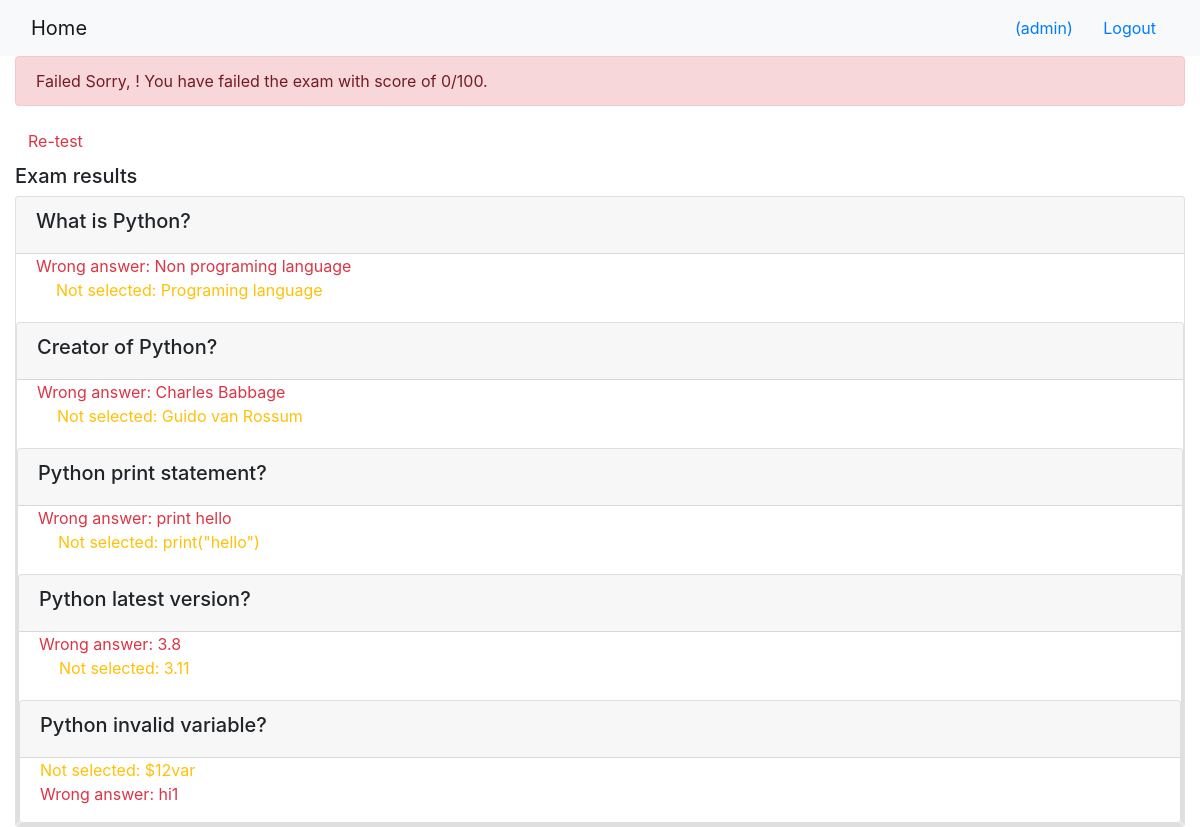
The page /onlinecourse/course/1/submission/1/result/ (signed in) on the database its author committed.
### onlinecourse/models.py (models this page shows, shortened)
class Question(models.Model):
    course = models.ForeignKey(Course, on_delete=models.CASCADE)
    text = models.CharField(max_length=200, default="Question text")
    grade = models.IntegerField(default=50)

class Choice(models.Model):
    text = models.CharField(max_length=200, default="Choice text")
    is_correct = models.BooleanField(default=False)
    question = models.ForeignKey(Question, on_delete=models.CASCADE)

### onlinecourse/views.py (the view)
# urls.py: path('course/<int:course_id>/submission/<int:submission_id>/result/', views.show_exam_result, name='show_exam_result'),
def show_exam_result(request, course_id, submission_id):
    course = get_object_or_404(Course, pk=course_id)
    submission = Submission.objects.get(id=submission_id)
    choices = submission.choices.all()
    grade = 0
    for choice in choices:
        if choice.is_correct:
            grade += choice.question.grade
    context = {
        'grade' : grade,
        'course' : course,
        'choices' : choices
    }
    return render(request, 'onlinecourse/exam_result_bootstrap.html', context)

### onlinecourse/templates/onlinecourse/exam_result_bootstrap.html (shortened to what this page needs)
<!DOCTYPE html>
<html lang="en">
<head>
    {% load static %}
    <link rel="stylesheet" href="https://maxcdn.bootstrapcdn.com/bootstrap/4.5.2/css/bootstrap.min.css">
</head>
<body>
 <nav class="navbar navbar-light bg-light">
    <div class="container-fluid">
        <div class="navbar-header">
              <a class="navbar-brand" href="{% url 'onlinecourse:index' %}">Home</a>
        </div>
        <ul class="nav navbar-nav navbar-right">
            {% if user.is_authenticated %}
            <li>
                <a class="btn btn-link" href="#">{{ user.first_name }}({{ user.username }})</a>
                <a class="btn btn-link" href="{% url 'onlinecourse:logout' %}">Logout</a>
            </li>
            {% endif %}
        </ul>
    </div>
</nav>
<div class="container-fluid">
    {% if grade > 80 %}
    <div class="alert alert-success">
       <span class="fw-bolder">Congratulations, {{ user.first_name }}!</span> You have passed the exam and completed the course with score of {{ grade }}/100.
    </div>
        {% else %}
        <div class="alert alert-danger">
            <span class="fw-bolder">Failed</span> Sorry, {{ user.first_name }}!  You have failed the exam with score of {{ grade }}/100.
        </div>
        <a class="btn btn-link text-danger" href="{% url 'onlinecourse:course_details' course.id %}">Re-test</a>
        {% endif %}
        <div class="card-columns-vertical mt-1">
        <h5 class="">Exam results</h5>
            {% for question in course.question_set.all %}
            <div class="card mt-1">
                <div class="card-header"><h5>{{ question.text }}</h5></div>
                <div class="form-group">
                    {% for choice in question.choice_set.all %}
                        <div class="form-check">
                            {% if choice.is_correct %}
                                {% if choice in choices %}
                                    <div class="text-success">Correct answer: {{ choice.text }}</div>
                                {% else %}
                                    <div class="text-warning">Not selected: {{ choice.text }}</div>
                                {% endif %}
                            {% else %}
                                {% if choice in choices %}
                                    <div class="text-danger">Wrong answer: {{ choice.text }}
                                {% else %}
                                    <div>{{ choice.text }}</div>
                                {% endif %}
                            {% endif %}
                        </div>
                    {% endfor %}
                </div>
            </div>
            {% endfor %}
        </div>
    </div>
</body>
</html>

### rows shown on the page
Question: text "What is Python?"
Choice: text "Non programing language"
Choice: text "Programing language"
Question: text "Creator of Python?"
Choice: text "Charles Babbage"
Choice: text "Guido van Rossum"
Question: text "Python print statement?"
Choice: text "print hello"
Choice: text "print(\"hello\")"
Question: text "Python latest version?"
Choice: text "3.8"
Choice: text "3.11"
Question: text "Python invalid variable?"
Choice: text "$12var"
Choice: text "hi1"

### other values the page prints
{{ user.username }} "admin"
{{ grade }} "0"
